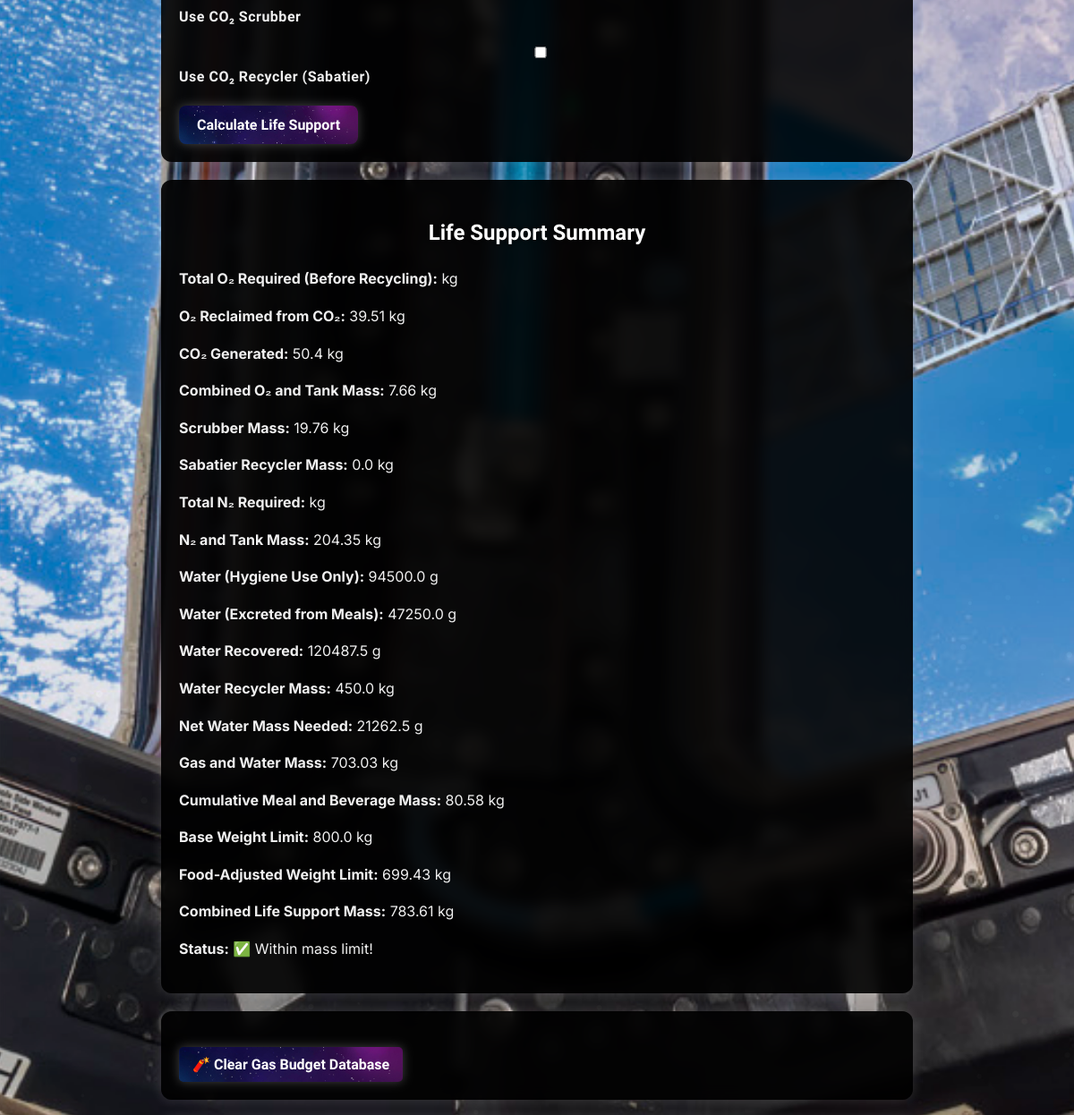
The app's page / (middle part), older data.
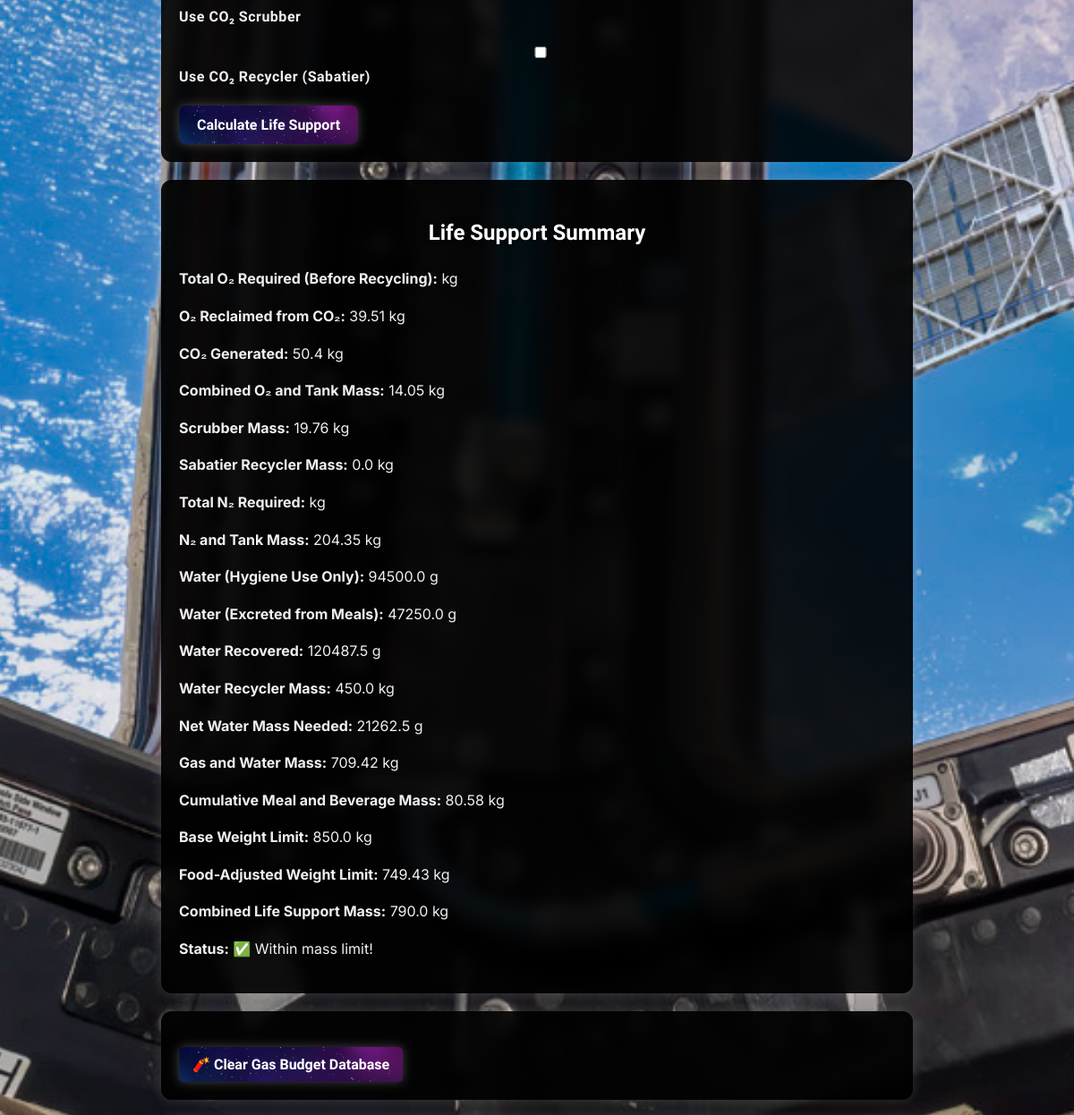
The same page, newer data.
### tables this page shows
CREATE TABLE gas_masses (
            id INTEGER PRIMARY KEY AUTOINCREMENT,
            timestamp TEXT,
            duration INTEGER,
            crew_count INTEGER,
            body_masses TEXT,
            activity TEXT,
            oxygen_tank_weight_per_kg REAL,
            co2_generated REAL,
            o2_required_kg REAL,
            o2_reclaimed REAL,
            o2_tank_mass REAL,
            scrubber_mass REAL,
            recycler_mass REAL,
            total_gas_mass REAL,
            use_scrubber BOOLEAN,
            use_recycler BOOLEAN,
            co2_scrubber_efficiency REAL,
            scrubber_weight_per_kg REAL,
            co2_recycler_efficiency REAL,
            recycler_weight REAL,
            within_limit BOOLEAN,
            weight_limit REAL,
            nitrogen_tank_weight_per_kg REAL,
            n2_required_kg REAL,
            n2_tank_mass REAL,
            hygiene_water_per_day REAL,
            water_hygiene_raw REAL,
            water_excretion REAL,
            water_recovered REAL,
            water_net REAL,
            use_water_recycler BOOLEAN,
            water_recycler_efficiency REAL,
            cumulative_meal_mass REAL,
            combined_life_support_mass REAL,
            water_recycler_mass REAL,
            total_life_support_mass REAL,
            base_weight_limit REAL
        );

### app.py (the view, shortened to what this page needs)
@app.route('/', methods=['GET', 'POST'])
def index():
    load_sufficiency_map = None
    results = {}
    crew_records = fetch_all_records(DB_PATH, TABLE_NAME)
    record = get_latest_gas_budget_record()
    if record:
        status = "✅ Within mass limit!" if record['within_limit'] else "❌ Exceeds mass limit!"
        status_color = "green" if record['within_limit'] else "red"
    try:
        gas_mass, weight_limit, _ = get_latest_gas_mass()
        meal_mass = get_cumulative_meal_mass()
        combined_mass = round(gas_mass + meal_mass, 2)
        results.update({
            'live_gas_mass': gas_mass,
            'live_meal_mass': meal_mass,
            'live_combined_mass': combined_mass,
            'live_weight_limit': weight_limit,
            'live_over_limit': (
                combined_mass is not None and
                weight_limit is not None and
                combined_mass < weight_limit
            )
        })
        if record:
            total_gas_mass = record.get('total_life_support_mass')
            if total_gas_mass is None:
                total_gas_mass = gas_mass
            cumulative_meal_mass = meal_mass
            combined_life_support_mass = round(total_gas_mass + cumulative_meal_mass, 2)
            base_limit = record.get('base_weight_limit')
            if base_limit is None:
                base_limit = weight_limit
            results.update({
                'duration': record.get('duration'),
                'crew_count': record.get('crew_count'),
                'activity': record.get('activity'),
                'total_life_support_mass': total_gas_mass,
                'cumulative_meal_mass': cumulative_meal_mass,
                'combined_life_support_mass': combined_life_support_mass,
                'live_gas_mass': total_gas_mass,
                'live_meal_mass': cumulative_meal_mass,
                'live_combined_mass': combined_life_support_mass,
                'base_weight_limit': base_limit,
                'live_weight_limit': base_limit,
                'adjusted_weight_limit': record.get('weight_limit'),
                'live_over_limit': (
                    combined_life_support_mass is not None and
                    base_limit is not None and
                    combined_life_support_mass < base_limit + 0.1
                ),
                'o2_required': record.get('o2_required_kg'),
                'o2_reclaimed': record.get('o2_reclaimed'),
                'co2_generated': record.get('co2_generated'),
                'o2_tank_mass': record.get('o2_tank_mass'),
                'scrubber_mass': record.get('scrubber_mass'),
                'recycler_mass': record.get('recycler_mass'),
                'use_scrubber': record.get('use_scrubber'),
                'use_recycler': record.get('use_recycler'),
                'n2_required': record.get('n2_required_kg'),
                'n2_tank_mass': record.get('n2_tank_mass'),
                'water_hygiene_raw': record.get('water_hygiene_raw'),
                'water_excretion': record.get('water_excretion'),
                'water_recovered': record.get('water_recovered'),
                'water_net': record.get('water_net'),
                'water_recycler_mass': record.get('water_recycler_mass'),
                'use_water_recycler': record.get('use_water_recycler'),
                'timestamp': record.get('timestamp')
            })
    except Exception as e:
        results = {'error': str(e)}
    return render_template('index.html', results=results, crew=crew_records, status=status, status_color=status_color)

### db_utils.py (called while the page is built)
def fetch_all_records(db_path, table_name):
    conn = sqlite3.connect(db_path)
    df = pd.read_sql_query(f"SELECT * FROM {table_name}", conn)
    conn.close()
    return df

def get_latest_gas_mass():
    import sqlite3
    conn = sqlite3.connect("gas_budget.db")
    conn.row_factory = sqlite3.Row  # Required for name-based access
    cursor = conn.cursor()
    cursor.execute("""
        SELECT total_gas_mass, weight_limit, base_weight_limit
        FROM gas_masses
        ORDER BY id DESC
        LIMIT 1
    """)
    row = cursor.fetchone()
    conn.close()
    if row:
        gas_mass = row["total_gas_mass"]
        weight_limit = row["weight_limit"]
        base_weight_limit = row["base_weight_limit"]
        return gas_mass, weight_limit, base_weight_limit
    else:
        return 0, 0, 0

def get_cumulative_meal_mass(meal_db_path='meal_schedule.db'):
    import sqlite3
    try:
        conn = sqlite3.connect(meal_db_path)
        cursor = conn.cursor()
        cursor.execute("SELECT SUM(food_grams + beverage_grams) FROM daily_meals")
        result = cursor.fetchone()[0]
        conn.close()
        return round(result / 1000.0, 2) if result else 0.0  # grams → kg
    except Exception as e:
        print(f"Error calculating cumulative meal mass: {e}")
        return 0.0

### templates/index.html (shortened to what this page needs)
<!DOCTYPE html>
<html lang="en">
<head>
</head>
<body>
    <form method="POST">
        <label>
            <input type="checkbox" id="use_scrubber" name="use_scrubber" onchange="toggleCO2Options()"> Use CO₂ Scrubber
        </label>
        <label>
            <input type="checkbox" id="use_recycler" name="use_recycler" onchange="toggleCO2Options()"> Use CO₂ Recycler (Sabatier)
        </label>
        <button type="submit">Calculate Life Support</button>
    </form>
    {% if results %}
        <div class="results">
            {% if results.error %}
                <div class="error">{{ results.error }}</div>
            {% else %}
                <h2>Life Support Summary</h2>
                <p><strong>Total O₂ Required (Before Recycling):</strong> {{ results.o2_required_kg }} kg</p>
                <p><strong>O₂ Reclaimed from CO₂:</strong> {{ results.o2_reclaimed }} kg</p>
                <p><strong>CO₂ Generated:</strong> {{ results.co2_generated }} kg</p>
                <p><strong>Combined O₂ and Tank Mass:</strong> {{ results.o2_tank_mass }} kg</p>
                <p><strong>Scrubber Mass:</strong> {{ results.scrubber_mass }} kg</p>
                <p><strong>Sabatier Recycler Mass:</strong> {{ results.recycler_mass }} kg</p>
                <p><strong>Total N₂ Required:</strong> {{ results.n2_required_kg }} kg</p>
                <p><strong>N₂ and Tank Mass:</strong> {{ results.n2_tank_mass }} kg</p>
                <p><strong>Water (Hygiene Use Only):</strong> {{ results.water_hygiene_raw }} g</p>
                <p><strong>Water (Excreted from Meals):</strong> {{ results.water_excretion }} g</p>
                <p><strong>Water Recovered:</strong> {{ results.water_recovered }} g</p>
                <p><strong>Water Recycler Mass:</strong> {{ results.water_recycler_mass }} kg</p>
                <p><strong>Net Water Mass Needed:</strong> {{ results.water_net }} g</p>
                <p><strong>Gas and Water Mass:</strong> {{ results.get('total_life_support_mass', 'N/A') }} kg</p>
                <p><strong>Cumulative Meal and Beverage Mass:</strong> {{ results.cumulative_meal_mass }} kg</p>
                <p><strong>Base Weight Limit:</strong> {{ results.base_weight_limit }} kg</p>
                <p><strong>Food-Adjusted Weight Limit:</strong> {{ results.adjusted_weight_limit }} kg</p>
                <p><strong>Combined Life Support Mass:</strong> {{ results.combined_life_support_mass }} kg</p>
                <p><strong>Status:</strong>
                {% if results.live_over_limit %}
                    ✅ Within mass limit!
                {% endif %}
                </p>
            {% endif %}
        </div>
    {% endif %}
    <form action="{{ url_for('clear_database') }}" method="get" onsubmit="return confirm('Are you sure you want to clear the gas budget database?');">
        <button type="submit" style="margin-top: 20px; padding: 10px 15px; background-color: #c62828; color: white; border: none; border-radius: 5px; cursor: pointer;">
            🧨 Clear Gas Budget Database
        </button>
    </form>
</body>
<link rel="stylesheet" href="{{ url_for('static', filename='css/base.css') }}">
</html>

### static/css/base.css (style rules this page uses)
body { margin: 0; padding: 40px; font-family: 'Inter', sans-serif; color: #f0f0f0; background: url('/static/images/cupola-audio-terminal-unit.jpg') no-repeat center center fixed; background-size: cover; }
h1, h2, h3 { font-family: 'Orbitron', sans-serif; text-align: center; color: #ffffff; text-shadow: 0 0 8px rgba(0, 0, 0, 0.85); }
.results, form, .card { background-color: rgba(0, 0, 0, 0.65); backdrop-filter: blur(8px); padding: 20px; margin: 20px auto; max-width: 800px; border-radius: 12px; box-shadow: 0 0 14px rgba(255, 255, 255, 0.15); font-family: 'Inter', sans-serif; font-size: 16px; line-height: 1.6; }
label { display: block; margin-top: 15px; font-weight: 600; font-family: 'Orbitron', sans-serif; letter-spacing: 0.5px; }
input, select { width: 100%; padding: 10px; margin-top: 5px; background: #0d0d0d; color: #f9f9f9; border: 1px solid #444; border-radius: 6px; }
button { background-image: url('/static/images/beautiful-space-background-vector.jpg'); background-size: cover; background-position: center; color: #ffffff; font-family: 'Orbitron', sans-serif; font-size: 16px; font-weight: bold; padding: 12px 20px; border: none; border-radius: 8px; margin-top: 20px; cursor: pointer; box-shadow: 0 0 12px rgba(255, 255, 255, 0.25); transition: all 0.3s ease; }
body::after { content: ""; position: fixed; inset: 0; background: url('/static/images/beautiful-space-background-vector.jpg') repeat; opacity: 0.04; animation: drift 180s linear infinite; z-index: 0; pointer-events: none; }

### templates/index.html (style rules this page uses)
body { font-family: 'Orbitron', sans-serif; margin: 0; padding: 40px; background-image: url('/static/images/cupola-audio-terminal-unit.jpg'); background-size: cover; background-attachment: scroll; background-position: center; color: #fff; z-index: 0; }
form, .results, .crew-table, #title-wrapper, h1, h2, table, button, label { position: relative; z-index: 5; }
h1, h2 { text-align: center; color: #ffffff; text-shadow: 0 0 8px #000; }
form { background-color: #0a0a0a; background-image: linear-gradient(rgba(0, 0, 0, 0.65), rgba(0, 0, 0, 0.65)); padding: 20px; margin: 20px auto; max-width: 800px; border-radius: 12px; box-shadow: 0 0 10px rgba(255, 255, 255, 0.1); position: relative; z-index: 5; }
label { display: block; margin-top: 15px; }
input, select { width: 100%; padding: 8px; margin-top: 5px; background: #111; color: #fff; border: 1px solid #444; border-radius: 6px; }
button { margin-top: 20px; padding: 12px 20px; font-size: 16px; background-image: url('/static/images/beautiful-space-background-vector.jpg'); background-size: cover; color: white; border: none; border-radius: 8px; font-weight: bold; box-shadow: 0 0 10px rgba(255, 255, 255, 0.4); transition: 0.3s ease; cursor: pointer; }
.results, .crew-table { background-color: #0b0b0b; background-image: linear-gradient(rgba(0, 0, 0, 0.7), rgba(0, 0, 0, 0.7)); backdrop-filter: none; z-index: 5; }

Row changes from the older to the newer data that the page shows:
removed gas_masses: o2_reclaimed "39.51", co2_generated "50.4", o2_tank_mass "7.66", scrubber_mass "19.76", recycler_mass "0.0", n2_tank_mass "204.35", water_hygiene_raw "94500.0", water_excretion "47250.0", water_recovered "120487.5", water_recycler_mass "450.0", water_net "21262.5", get "703.03", base_weight_limit "800.0", adjusted_weight_limit "699.43"
added gas_masses: o2_reclaimed "39.51", co2_generated "50.4", o2_tank_mass "14.05", scrubber_mass "19.76", recycler_mass "0.0", n2_tank_mass "204.35", water_hygiene_raw "94500.0", water_excretion "47250.0", water_recovered "120487.5", water_recycler_mass "450.0", water_net "21262.5", get "709.42", base_weight_limit "850.0", adjusted_weight_limit "749.43"
Text that changed along with them:
{{ results.combined_life_support_mass }}: "783.61" → "790.0"
